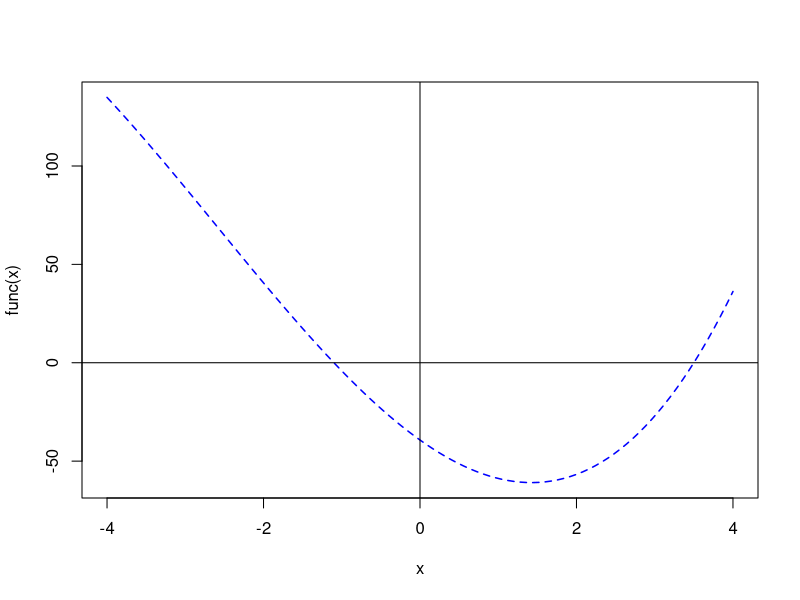

This chart was generated by the following R code:
func <- function(x) {
  x^3 + 7.8 * x^2 - 28.33 * x - 39.27
}

bisection <- function(f, a, b, n = 1000, tol = 1e-7) {

	if ((f(a) < 0) && (f(b) < 0)) {
		stop('signs of f(a) and f(b) are the same')
	} else if ((f(a) > 0) && (f(b) > 0)) {
		stop('signs of f(a) and f(b) are the same')
	}

	i <- 0
	fa <- f(a)
	while (i < n){
		p <- a + (b - a)/2
		fp <- f(p)
		cat(i, p, '\n')
		if ((fp == 0) || ((b - a)/2 < tol)) 
			return(p)
		i <- i + 1
		if (fa * fp > 0){
			a <- p
			fa <- fp
		}
		else{
			b <- p
		}
	}
	
  	print('Can\'t converge')

}

curve(func, xlim=c(-4,4), col='blue', lwd=1.5, lty=2)
abline(h=0)
abline(v=0)
options(digits=9)
bisection(func, 2, 9)
bisection(func, -2, 0.5)






